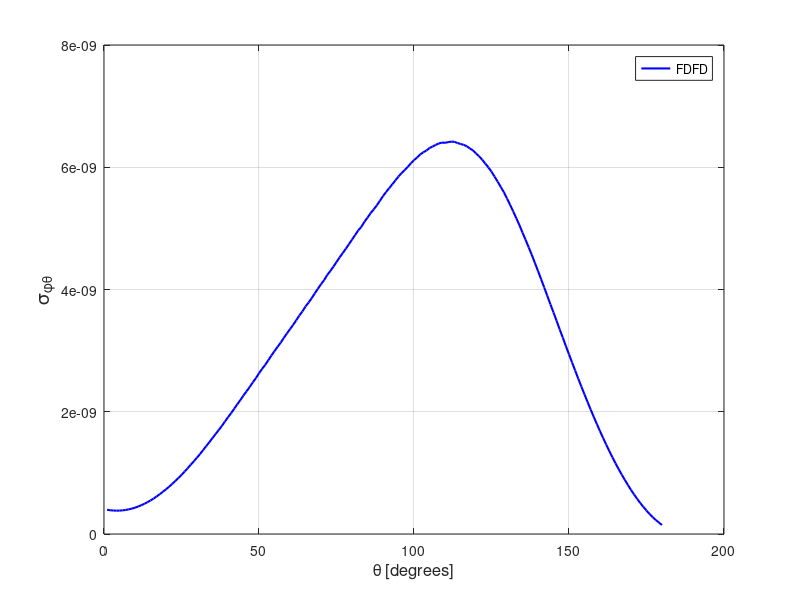

Reproduce this figure in MATLAB.
spt = [ 
    1  0.39659778E-09
    2  0.38831599E-09
    3  0.38449835E-09
    4  0.38189668E-09
    5  0.38303319E-09
    6  0.38692813E-09
    7  0.39324258E-09
    8  0.40407555E-09
    9  0.41538842E-09
   10  0.43090942E-09
   11  0.44908602E-09
   12  0.47006227E-09
   13  0.49339299E-09
   14  0.51993515E-09
   15  0.54856847E-09
   16  0.57926108E-09
   17  0.61527394E-09
   18  0.65175565E-09
   19  0.69110911E-09
   20  0.73138662E-09
   21  0.77236967E-09
   22  0.82016027E-09
   23  0.86815138E-09
   24  0.91658442E-09
   25  0.96632335E-09
   26  0.10223256E-08
   27  0.10751546E-08
   28  0.11353629E-08
   29  0.11905967E-08
   30  0.12497279E-08
   31  0.13099731E-08
   32  0.13743279E-08
   33  0.14392966E-08
   34  0.15031316E-08
   35  0.15703591E-08
   36  0.16360380E-08
   37  0.17005571E-08
   38  0.17671804E-08
   39  0.18390639E-08
   40  0.19097466E-08
   41  0.19758877E-08
   42  0.20497510E-08
   43  0.21227173E-08
   44  0.21914495E-08
   45  0.22676629E-08
   46  0.23350324E-08
   47  0.24058409E-08
   48  0.24799456E-08
   49  0.25503057E-08
   50  0.26295264E-08
   51  0.27015234E-08
   52  0.27676978E-08
   53  0.28419327E-08
   54  0.29201499E-08
   55  0.29922629E-08
   56  0.30627378E-08
   57  0.31300913E-08
   58  0.32078069E-08
   59  0.32804781E-08
   60  0.33505239E-08
   61  0.34212617E-08
   62  0.34949006E-08
   63  0.35741290E-08
   64  0.36410392E-08
   65  0.37214836E-08
   66  0.37871111E-08
   67  0.38582524E-08
   68  0.39366745E-08
   69  0.40130725E-08
   70  0.40855443E-08
   71  0.41532071E-08
   72  0.42375379E-08
   73  0.43019357E-08
   74  0.43736077E-08
   75  0.44490225E-08
   76  0.45252015E-08
   77  0.45952611E-08
   78  0.46668287E-08
   79  0.47393520E-08
   80  0.48161639E-08
   81  0.48896034E-08
   82  0.49664459E-08
   83  0.50250488E-08
   84  0.51061373E-08
   85  0.51751781E-08
   86  0.52494467E-08
   87  0.53107194E-08
   88  0.53759885E-08
   89  0.54520592E-08
   90  0.55274625E-08
   91  0.55949880E-08
   92  0.56583578E-08
   93  0.57204006E-08
   94  0.57850005E-08
   95  0.58493081E-08
   96  0.59031517E-08
   97  0.59528951E-08
   98  0.60073369E-08
   99  0.60650716E-08
  100  0.61175220E-08
  101  0.61587202E-08
  102  0.62098238E-08
  103  0.62448100E-08
  104  0.62735057E-08
  105  0.63150285E-08
  106  0.63381056E-08
  107  0.63661014E-08
  108  0.63889130E-08
  109  0.64036287E-08
  110  0.64000174E-08
  111  0.64100050E-08
  112  0.64190702E-08
  113  0.64167645E-08
  114  0.63974412E-08
  115  0.63811525E-08
  116  0.63665122E-08
  117  0.63450134E-08
  118  0.63077090E-08
  119  0.62771401E-08
  120  0.62265095E-08
  121  0.61807421E-08
  122  0.61238592E-08
  123  0.60596310E-08
  124  0.59967507E-08
  125  0.59275718E-08
  126  0.58456715E-08
  127  0.57637473E-08
  128  0.56761156E-08
  129  0.55906755E-08
  130  0.54888027E-08
  131  0.53850062E-08
  132  0.52776965E-08
  133  0.51662283E-08
  134  0.50539737E-08
  135  0.49306523E-08
  136  0.48127209E-08
  137  0.46891628E-08
  138  0.45667474E-08
  139  0.44344266E-08
  140  0.43033928E-08
  141  0.41687991E-08
  142  0.40337924E-08
  143  0.38966057E-08
  144  0.37576395E-08
  145  0.36242642E-08
  146  0.34876464E-08
  147  0.33463619E-08
  148  0.32130980E-08
  149  0.30731799E-08
  150  0.29388489E-08
  151  0.28051828E-08
  152  0.26729055E-08
  153  0.25397542E-08
  154  0.24104223E-08
  155  0.22839830E-08
  156  0.21580757E-08
  157  0.20347246E-08
  158  0.19140809E-08
  159  0.17975202E-08
  160  0.16819747E-08
  161  0.15711125E-08
  162  0.14630196E-08
  163  0.13573305E-08
  164  0.12552352E-08
  165  0.11572604E-08
  166  0.10629738E-08
  167  0.97227570E-09
  168  0.88597191E-09
  169  0.80168372E-09
  170  0.72115708E-09
  171  0.64633016E-09
  172  0.57428801E-09
  173  0.50624388E-09
  174  0.44292364E-09
  175  0.38294348E-09
  176  0.32744318E-09
  177  0.27606836E-09
  178  0.22928373E-09
  179  0.18691150E-09
  180  0.14835487E-09
  181  0.11517284E-09
  182  0.86155735E-10
  183  0.61985209E-10
  184  0.42492947E-10
  185  0.27943347E-10
  186  0.18234315E-10
  187  0.13791131E-10
  188  0.14455243E-10
  189  0.20281140E-10
  190  0.31720519E-10
  191  0.48148707E-10
  192  0.70459458E-10
  193  0.98560979E-10
  194  0.13195990E-09
  195  0.17124488E-09
  196  0.21660000E-09
  197  0.26781627E-09
  198  0.32538888E-09
  199  0.38861092E-09
  200  0.45757814E-09
  201  0.53280785E-09
  202  0.61438760E-09
  203  0.70240469E-09
  204  0.79462675E-09
  205  0.89530877E-09
  206  0.99869313E-09
  207  0.11111363E-08
  208  0.12280197E-08
  209  0.13501906E-08
  210  0.14755336E-08
  211  0.16072597E-08
  212  0.17411340E-08
  213  0.18849564E-08
  214  0.20298883E-08
  215  0.21811131E-08
  216  0.23326034E-08
  217  0.24879832E-08
  218  0.26466278E-08
  219  0.28103981E-08
  220  0.29701896E-08
  221  0.31342133E-08
  222  0.32994751E-08
  223  0.34648966E-08
  224  0.36281371E-08
  225  0.37996486E-08
  226  0.39660777E-08
  227  0.41234123E-08
  228  0.42856430E-08
  229  0.44490909E-08
  230  0.46078350E-08
  231  0.47534461E-08
  232  0.49108824E-08
  233  0.50505911E-08
  234  0.51945044E-08
  235  0.53310671E-08
  236  0.54730793E-08
  237  0.55943397E-08
  238  0.57145342E-08
  239  0.58355534E-08
  240  0.59399570E-08
  241  0.60392189E-08
  242  0.61377814E-08
  243  0.62285226E-08
  244  0.63005299E-08
  245  0.63919683E-08
  246  0.64518568E-08
  247  0.65088810E-08
  248  0.65638384E-08
  249  0.66135102E-08
  250  0.66621122E-08
  251  0.66923347E-08
  252  0.67246582E-08
  253  0.67442594E-08
  254  0.67523405E-08
  255  0.67687762E-08
  256  0.67685582E-08
  257  0.67746391E-08
  258  0.67637322E-08
  259  0.67460157E-08
  260  0.67381705E-08
  261  0.67093286E-08
  262  0.66864043E-08
  263  0.66512880E-08
  264  0.66193100E-08
  265  0.65826349E-08
  266  0.65262031E-08
  267  0.64809318E-08
  268  0.64362147E-08
  269  0.63846519E-08
  270  0.63286452E-08
  271  0.62679057E-08
  272  0.62048162E-08
  273  0.61576095E-08
  274  0.60865046E-08
  275  0.60178840E-08
  276  0.59539080E-08
  277  0.58826575E-08
  278  0.58193019E-08
  279  0.57384915E-08
  280  0.56726774E-08
  281  0.56020921E-08
  282  0.55288325E-08
  283  0.54582028E-08
  284  0.53815676E-08
  285  0.53084928E-08
  286  0.52318012E-08
  287  0.51569615E-08
  288  0.50832671E-08
  289  0.50096132E-08
  290  0.49360271E-08
  291  0.48594129E-08
  292  0.47865321E-08
  293  0.47083910E-08
  294  0.46262163E-08
  295  0.45659596E-08
  296  0.44768944E-08
  297  0.43965653E-08
  298  0.43351198E-08
  299  0.42607642E-08
  300  0.41733861E-08
  301  0.40982067E-08
  302  0.40231707E-08
  303  0.39494856E-08
  304  0.38713903E-08
  305  0.37924091E-08
  306  0.37155370E-08
  307  0.36425334E-08
  308  0.35647618E-08
  309  0.34811398E-08
  310  0.34049017E-08
  311  0.33322149E-08
  312  0.32520324E-08
  313  0.31757217E-08
  314  0.30960094E-08
  315  0.30170928E-08
  316  0.29393921E-08
  317  0.28637634E-08
  318  0.27810370E-08
  319  0.27028904E-08
  320  0.26239042E-08
  321  0.25497533E-08
  322  0.24709064E-08
  323  0.23924269E-08
  324  0.23140647E-08
  325  0.22376834E-08
  326  0.21604769E-08
  327  0.20863422E-08
  328  0.20120181E-08
  329  0.19373285E-08
  330  0.18587327E-08
  331  0.17899281E-08
  332  0.17171167E-08
  333  0.16438032E-08
  334  0.15751519E-08
  335  0.15031154E-08
  336  0.14373996E-08
  337  0.13702315E-08
  338  0.13093152E-08
  339  0.12417523E-08
  340  0.11783318E-08
  341  0.11206418E-08
  342  0.10609091E-08
  343  0.10047714E-08
  344  0.95003738E-09
  345  0.89993135E-09
  346  0.84653878E-09
  347  0.79978318E-09
  348  0.75307932E-09
  349  0.71019962E-09
  350  0.66897660E-09
  351  0.63127803E-09
  352  0.59533534E-09
  353  0.56215715E-09
  354  0.53242361E-09
  355  0.50434174E-09
  356  0.47851667E-09
  357  0.45613979E-09
  358  0.43651918E-09
  359  0.42009199E-09
  360  0.40725429E-09
 ]; 
plot(spt(1:180,1),spt(1:180,2),'b-','linewidth',1.5 ); 
grid on 
legend('FDFD');
xlabel('\theta [degrees]','FontSize',12);
ylabel('\sigma_{\phi\theta}','FontSize',14);
